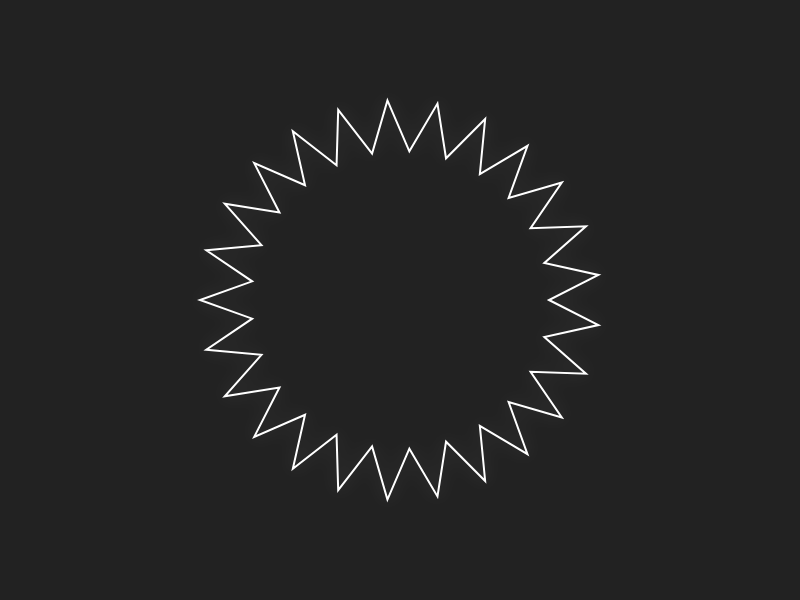
Frame 1 (no input)
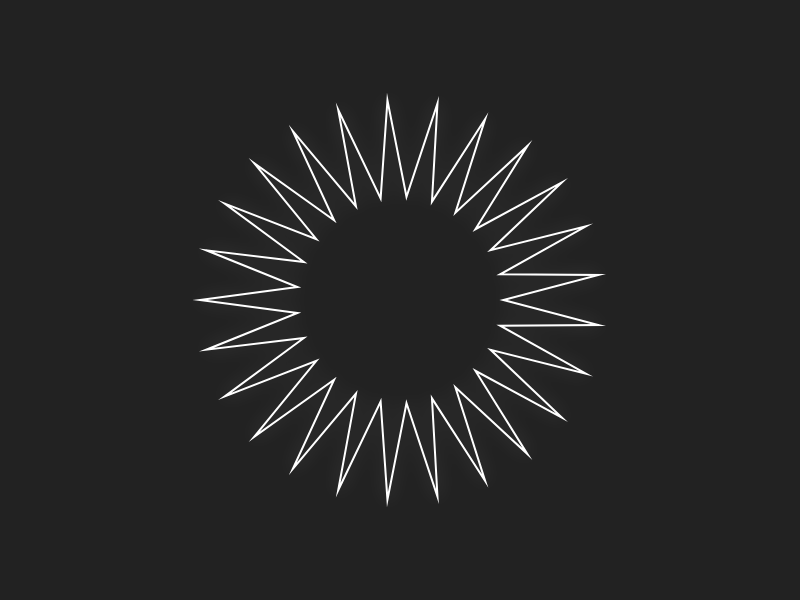
Frame 60 (no input)
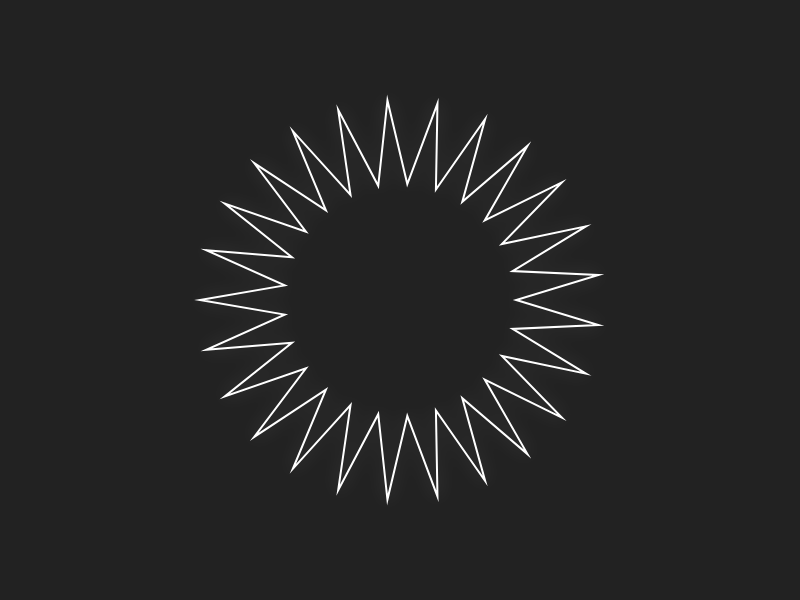
Frame 120 (the mouse pressed at the canvas centre since frame 60)

The p5.js sketch that drew these frames (run headless with seeded random() and noise() and a simulated clock; from frame 60 on, the mouse is pressed at the canvas centre):

// p5.js sketch
// ── sketch.js
let shape1 = [];
let shape2 = [];
let morph = [];
let totalVertices = 50;

function setup() {
  createCanvas(800, 600);
  
  // Initialize shape1 (circle)
  for (let i = 0; i < totalVertices; i++) {
    let angle = map(i, 0, totalVertices, 0, TWO_PI);
    let x = 200 * cos(angle);
    let y = 200 * sin(angle);
    shape1.push(createVector(x, y));
  }

  // Initialize shape2 (star)
  for (let i = 0; i < totalVertices; i++) {
    let angle = map(i, 0, totalVertices, 0, TWO_PI);
    let r = (i % 2 === 0) ? 100 : 200;
    let x = r * cos(angle);
    let y = r * sin(angle);
    shape2.push(createVector(x, y));
  }

  // Initialize morph array
  for (let i = 0; i < totalVertices; i++) {
    morph.push(createVector());
  }
}

function draw() {
  background(34);
  translate(width / 2, height / 2);

  // Calculate the morphing
  let amount = sin(frameCount * 0.02) * 0.5 + 0.5; // Smooth oscillating value between 0 and 1

  for (let i = 0; i < totalVertices; i++) {
    let x = lerp(shape1[i].x, shape2[i].x, amount);
    let y = lerp(shape1[i].y, shape2[i].y, amount);
    morph[i].set(x, y);
  }

  // Draw the shape
  beginShape();
  noFill();
  stroke(255);
  strokeWeight(2);
  drawingContext.shadowColor = color(255,255,255,50);
  drawingContext.shadowBlur = 20;
  for (let i = 0; i < totalVertices; i++) {
    vertex(morph[i].x, morph[i].y);
  }
  endShape(CLOSE);

  // Optional: Draw individual vertices for debugging
  /*
  for (let i = 0; i < totalVertices; i++) {
    fill(255, 0, 0);
    noStroke();
    ellipse(morph[i].x, morph[i].y, 5, 5);
  }
  */
}
